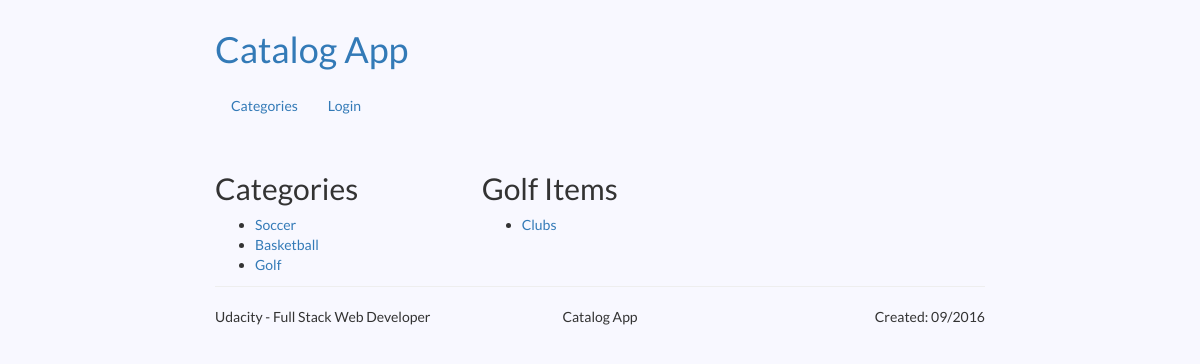
/catalog/Golf, run on the app's committed database.
### database_setup.py (models this page shows, shortened)
class Category(Base):
    __tablename__ = 'Category'
    id = Column(Integer, primary_key=True)
    name = Column(String(250), nullable=False, unique=True)

class Item(Base):
    __tablename__ = 'Item'
    id = Column(Integer, primary_key=True)
    name = Column(String(250), nullable=False)
    description = Column(String(1000))
    price = Column(String(20))
    created_date = Column(DateTime, default=datetime.datetime.now())
    category = relationship(Category)
    category_id = Column(Integer, ForeignKey('Category.id'))
    user = relationship(User)
    user_id = Column(Integer, ForeignKey('User.id'))

### application.py (the view)
@app.route('/catalog/<string:category>')
def category_page(category):
    is_logged_in = None
    if 'username' in login_session:
        is_logged_in = True
    try:
        category_obj = session.query(Category).filter_by(name=category).one()
    except NoResultFound:
        flash("Invalid URL")
        return redirect(url_for('catalog_root_page'))
    category_items = session.query(Item).filter_by(category_id=category_obj.id).all()
    categories = session.query(Category).all()
    return render_template('category_page.html',
                           title="Categories",
                           is_logged_in=is_logged_in,
                           category_name=category,
                           categories=categories,
                           category_items=category_items)

### templates/category_page.html
{% extends "base.html" %}
{% block content %}
<div class="row">
    <div class="col-md-4  col-sm-4">
        <div class="categories">
            <h2>Categories</h2>
            <ul>
                {% for category in categories %}
                <li><a href="{{ url_for('category_page', category=category.name) }}">{{ category.name }}</a></li>
                {% endfor %}
            </ul>
        </div>
    </div>
    <div class="col-md-8  col-sm-8">
        <div class="category_items">
            <h2>{{ category_name }} Items</h2>
            <ul>
                {% for item in category_items %}
                <li><a href="{{ url_for('item_page', category_name=item.category.name, item_name=item.name) }}">{{ item.name }}</a></li>
                {% endfor %}
            </ul>
        </div>
    </div>
</div>
{% endblock %}

### static/css_main.css (style rules this page uses)
body { font-family: sans-serif; padding: 10px; display: block; font-family: "Lato", sans-serif; background-color: ghostwhite; }

### data on the page
Category: name "Soccer"
Category: name "Basketball"
Category: name "Golf"
Item: name "Clubs"
